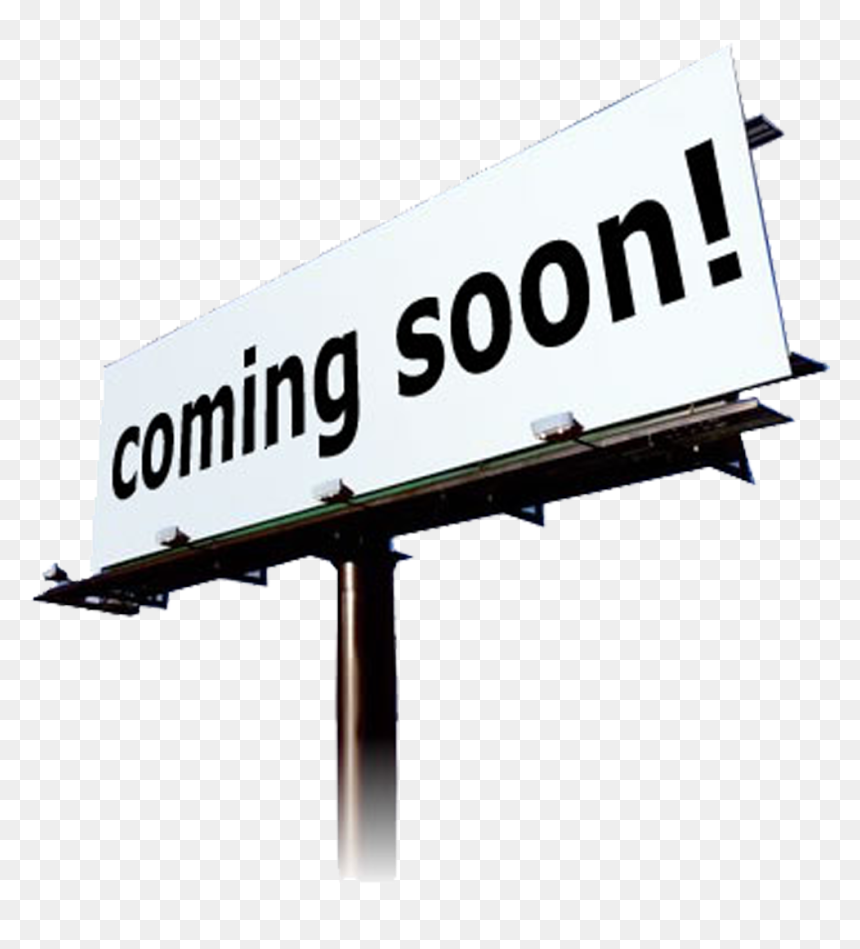
#> input picture Labeling/Assets/ComingSoon.png, 860 x 949 px; its folder holds 4 pictures in this run
$ python -i 'FLAME Image Labeling Tool.py'   (imports and definitions only)
#> lines starting #> are read from the running program, lines starting #| are printed output that depends on the picture
#~~~~~~~~~~~~~~~~~~~~~~~~~~~~~~~~~~~~~~~~~~~~~~~~~~~~~~~~~~~~~~~~~~~~~~#
# FLAME Image Labeling Tool
# Version 1.0
# Created on 02/19/2024
# Created by Bryce Hopkins
# Instructions: Run program, follow onscreen instructions.
# For questions, email bryceh@clemson.edu
#~~~~~~~~~~~~~~~~~~~~~~~~~~~~~~~~~~~~~~~~~~~~~~~~~~~~~~~~~~~~~~~~~~~~~~#

import os
import PySimpleGUI as sg
import shutil
import io
import cv2
from PIL import Image
import queue
import numpy as np
import threading

# Initialize lists and queue
BUFF_RADIUS = 7                 # Radius of buffer to preload images. 7 seems to work well for typical use.
q = queue.Queue()               # Queue full of img filepaths to load   P
b_rgb = []                      # Vector to store output img data. Should be moved to rotary buffer later.
b_ir = []
b_tiff = []

# Note: Current code loads images from low end of buffer to high end. Would be more efficient to load center of buffer first and gradually expand outwards.

# Set theme for GUI
# [1 line not run here, left out]

'''
Function that handles image loading from a queue for rgb, ir, and tiffs
It will also append a tuple (index, img) to the proper list
For tiffs, it will retrieve the min, max, and average temperature stats
'''
def img_loader():
    while True:
        index, path, rgb_ir = q.get()
        if path is None:
            break
        if rgb_ir == "rgb":
            img = load_image(path)
            b_rgb.append((index, img))
        elif rgb_ir == "ir":
            img = load_image(path)
            b_ir.append((index, img))
        elif rgb_ir == "tiff":
            (tiff_min, tiff_avg, tiff_max) = get_temp_stats_from_tiff(path)
            b_tiff.append((index, (tiff_min, tiff_avg, tiff_max)))

        q.task_done()

'''
Function that gets the min, average, and max values of a tiff image and returns
a tuple with that information (min, avg, max)
'''
def get_temp_stats_from_tiff(path):
    arr = np.array(Image.open(path))
    return (np.min(arr), np.average(arr), np.max(arr))

'''
Function  to start/initialize the img loaders for multithreading
Helps to improve performance and loading times of images
'''
def start_img_loaders(worker_pool=2):
    threads = []
    for i in range(worker_pool):
        t = threading.Thread(target=img_loader)
        t.start()
        threads.append(t)
    return threads

'''
Function that stops workers based on a list of threads sent into the function
'''
def stop_workers(threads):
    # stop workers
    for i in threads:
        q.put((None, None, None))
    for t in threads:
        t.join()

'''
Function that creates the queue and places all items in task_items into the queue
'''
def create_queue(task_items):
    for item in task_items:
        q.put(item)

'''
Function that loads an image from image_path and resizes it to default size (640, 512)
Encodes the image in .png format
Returns the byte representation of the encoded image data
'''
def load_image(image_path, size=(640,512)):
#> called with image_path = './Assets/ComingSoon.png', size = (640, 512)
    img = cv2.imread(image_path)
#> img is the input picture: shape (949, 860, 3); mean B, G, R 221.2, 220.5, 219.7
    bio = io.BytesIO()
    img = cv2.resize(img, size)
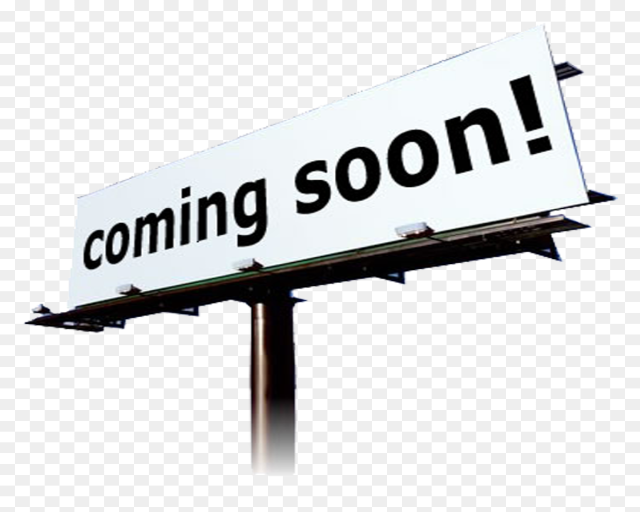
#> img: shape (512, 640, 3); mean B, G, R 221.2, 220.5, 219.7
    is_success, buffer = cv2.imencode(".png", img)
    bio = io.BytesIO(buffer)
    del img
    #print(f'loaded img {image_path} w/ ret {is_success}')
    return bio.getvalue()

'''
Function that creates an image files list from the folder_path
Returns the list of image files that match the extensions listed
'''
def get_image_files(folder_path):
    image_extensions = (".jpg", ".jpeg" ,".JPG", ".TIFF", ".tiff")
    image_files = [file for file in os.listdir(folder_path) if file.lower().endswith(image_extensions)]
    return image_files

# main function, handle events within the application and image processing
def main():
    # Load in the image assets
    coming_soon = load_image('./Assets/ComingSoon.png')
    fire_img = load_image('./Assets/Fire.png', (100,100))
#> call 2 of load_image, with image_path = './Assets/Fire.png', size = (100, 100)
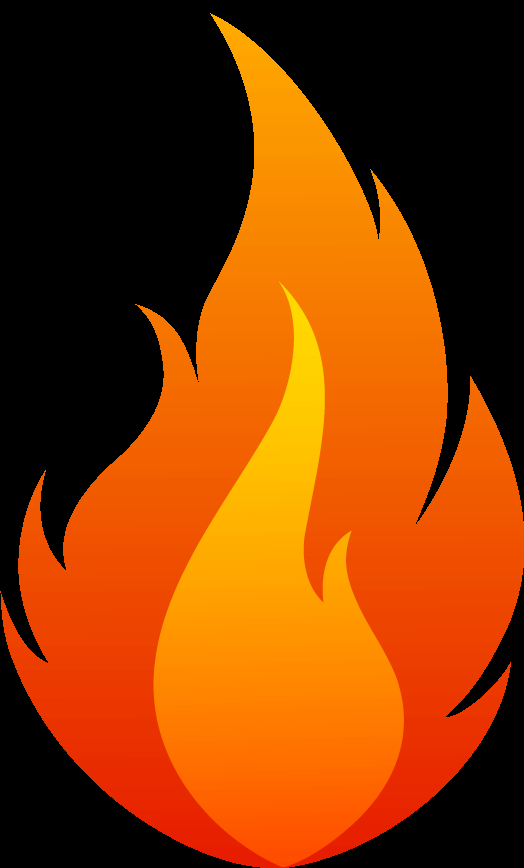
#> input picture Labeling/Assets/Fire.png, 524 x 868 px
#> in load_image, img is the input picture: shape (868, 524, 3); mean B, G, R 0, 56.9, 132.3
#> in load_image (call 2), `img = cv2.resize(img, size)`:
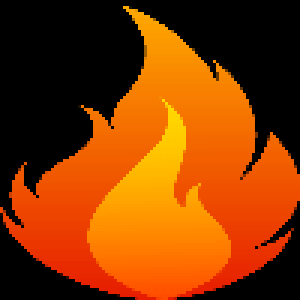
#> img: shape (100, 100, 3) (shown 3 times larger); mean B, G, R 0, 57, 132.3
#> in load_image (call 2), `is_success, buffer = cv2.imencode(".png", img)`: buffer = 2516 values, max 255 at index 29, min 0 at index 8, mean 117.6
    no_fire_img = load_image('./Assets/No_Fire.png', (100,100)) # NOTE: No_Fire.png needs to be downscaled... its 5000x5000 for some reason
#> call 3 of load_image, with image_path = './Assets/No_Fire.png', size = (100, 100)
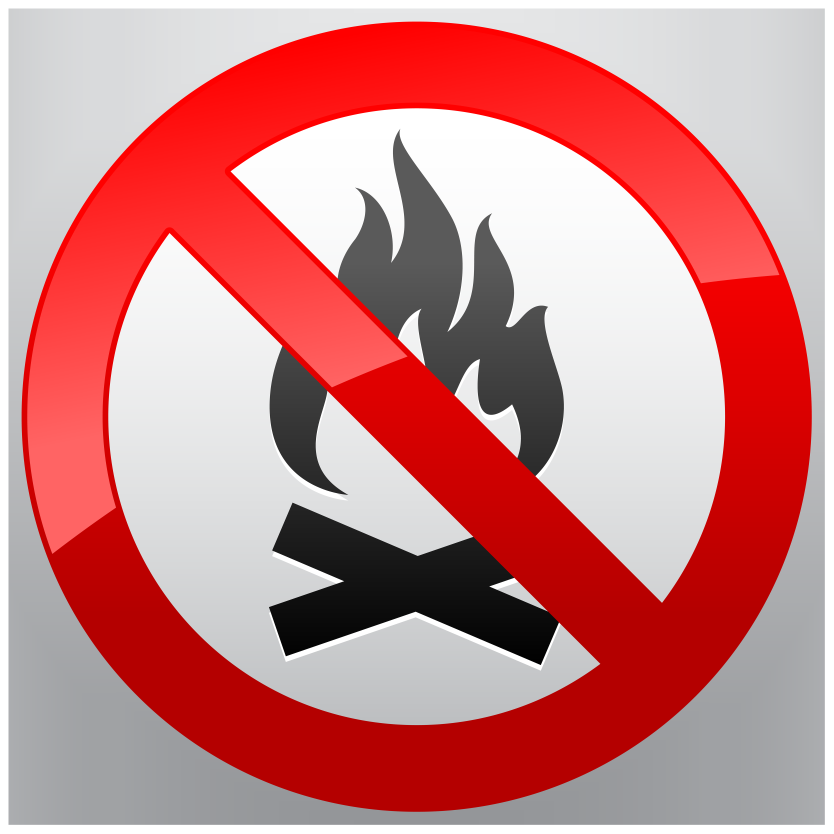
#> input picture Labeling/Assets/No_Fire.png, 5000 x 5000 px (shown at 1/6 size)
#> in load_image, img is the input picture: shape (5000, 5000, 3); mean B, G, R 133.3, 132.6, 203
#> in load_image (call 3), `img = cv2.resize(img, size)`:
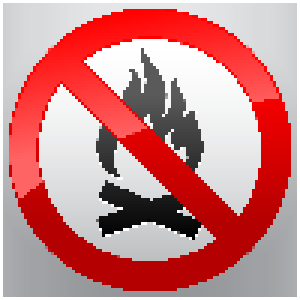
#> img: shape (100, 100, 3) (shown 3 times larger); mean B, G, R 133.3, 132.6, 202.8
#> in load_image (call 3), `is_success, buffer = cv2.imencode(".png", img)`: buffer = 7428 values, max 255 at index 29, min 0 at index 8, mean 124.6
    no_label_img = load_image('./Assets/No_Label.png', (100,100))
#> call 4 of load_image, with image_path = './Assets/No_Label.png', size = (100, 100)
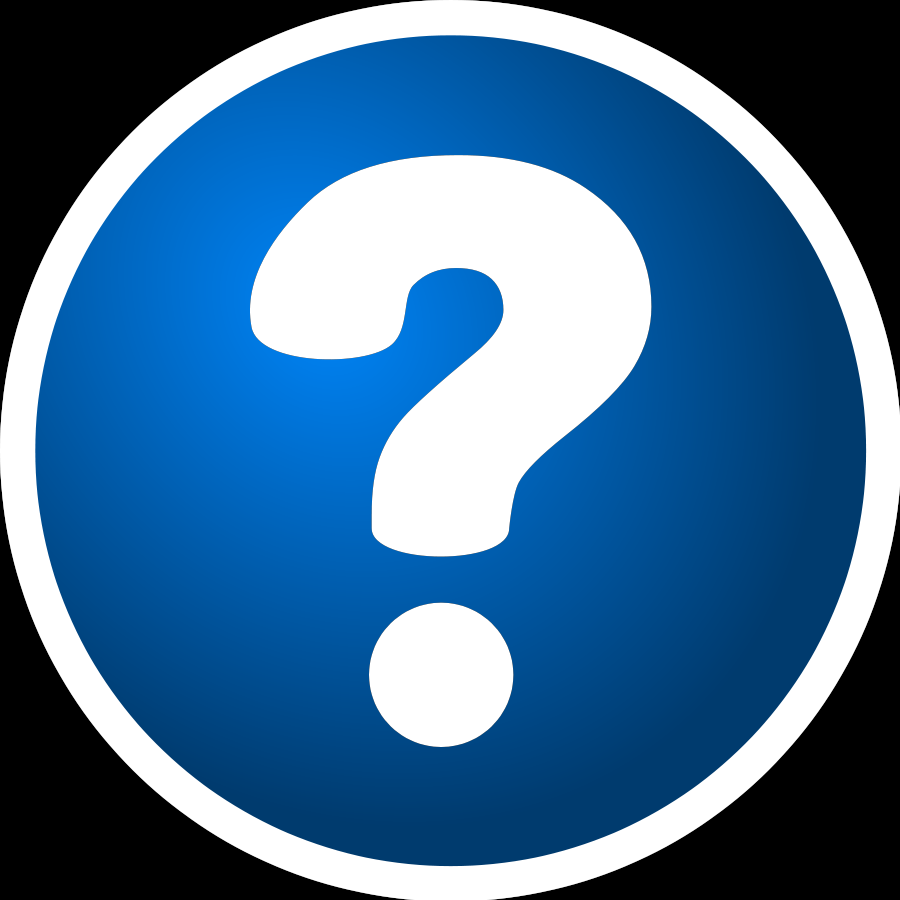
#> input picture Labeling/Assets/No_Label.png, 900 x 900 px
#> in load_image, img is the input picture: shape (900, 900, 3); mean B, G, R 147.1, 108.6, 64.2
#> in load_image (call 4), `img = cv2.resize(img, size)`:
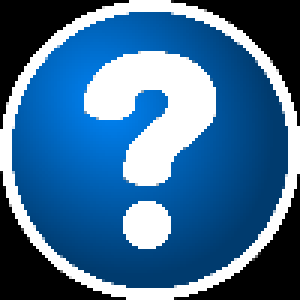
#> img: shape (100, 100, 3) (shown 3 times larger); mean B, G, R 147.2, 108.7, 64.3
#> in load_image (call 4), `is_success, buffer = cv2.imencode(".png", img)`: buffer = 7004 values, max 255 at index 29, min 0 at index 8, mean 113.1

    # section to let the user choose the path to their image files
    folder_selected = False
    while not folder_selected:
#> (the run stopped early here; a loop or call above may not have finished)
